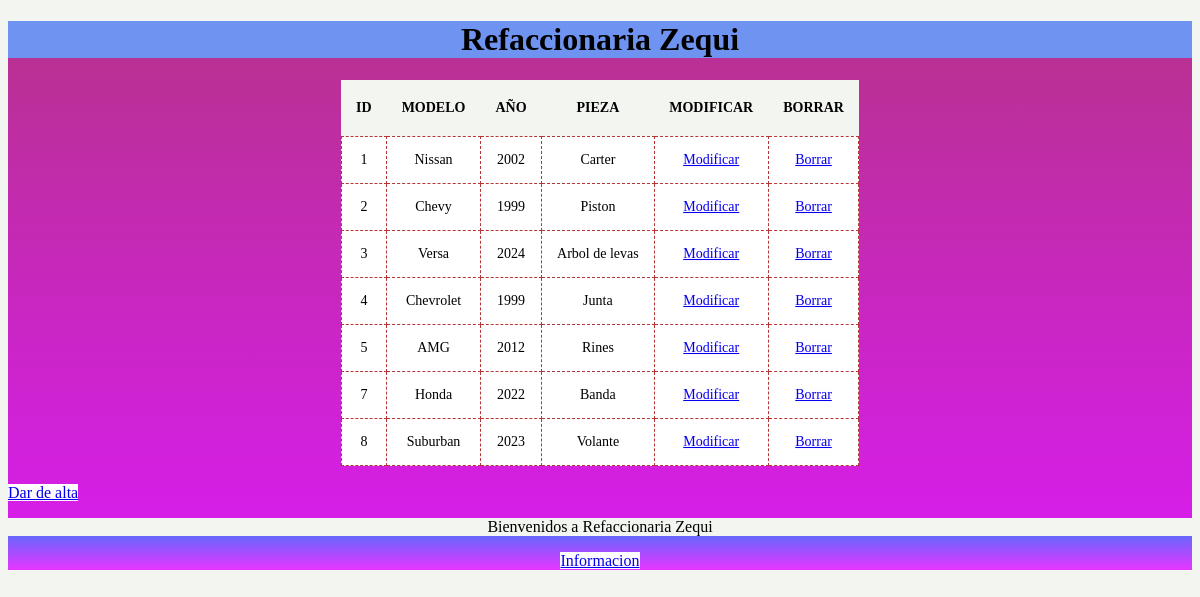
The page / on the database its author committed.
### tables this page shows
CREATE TABLE `refacciones` (
  `id` int(11) NOT NULL,
  `modelo` varchar(100) NOT NULL,
  `año` int(10) NOT NULL,
  `pieza` varchar(100) NOT NULL
);

### app/controladores/refacciones.php (called while the page is built, shortened)
<?php
class Refacciones extends Controlador{
  private $modelo;
  function __construct()
  {
    $this->modelo = $this->modelo("RefaccionesModelo");
  }
  public function index(){
    $data = $this->modelo->getRefacciones();
    $this->vista("RefaccionesVista",$data);
  }
}
?>

### app/libs/Control.php (called while the page is built, shortened)
<?php
class Control{
  protected $metodo = "index";
  function __construct(){
    $url = $this->separarURL();
    $this->controlador = new $this->controlador;
    $this->parametros = $url ? array_values($url) : [];
    call_user_func_array(
      [$this->controlador, $this->metodo],
      $this->parametros
    );
  }
  private function separarURL(){
    $url = "";
    return $url;
  }
}
?>

### public/index.php (called while the page is built, shortened)
<?php
$control = new Control();
?>

### app/libs/MySQLdb.php (called while the page is built, shortened)
<?php
class MySQLdb{
  private $host = "localhost";
  private $usuario = "root";
  private $clave = "";
  private $db = "tiendaautos";
  private $conn;
  function __construct()
  {
    $this->conn = mysqli_connect($this->host,$this->usuario,$this->clave,$this->db);
  }
  public function querySelect($sql){
    $data = array();
    $r = $this->conn->query($sql);
    while($row= mysqli_fetch_assoc($r))
      array_push($data,$row);
    return $data;
  }
}
?>

### app/modelos/RefaccionesModelo.php (called while the page is built, shortened)
<?php
class RefaccionesModelo{
  private $db;
  function __construct()
  {
    $this->db = new MySQLdb();
  }
  public function getRefacciones(){
    $data = $this->db->querySelect("SELECT * FROM refacciones");
    return $data;
  }
}
?>

### app/vistas/RefaccionesVista.php (the view, shortened to what this page needs)
<!DOCTYPE html>
<html>
<head>
  <link rel="stylesheet" type="text/css" href="<?php print RUTA_APP.'/public/css/main.css'; ?>">
  <header>
  <h1 class="titulo">Refaccionaria Zequi</h1>
    </header>
</head>
<body>
  <table class="tabla">
    <thead>
      <th>id</th>
      <th>modelo</th>
      <th>Año</th>
      <th>pieza</th>
      <th>Modificar</th>
      <th>Borrar</th>
    </thead>
    <tbody>
      <?php
      for ($i=0; $i < count($data); $i++) {
        print "<tr>";
        print "<td>".$data[$i]["id"]."</td>";
        print "<td>".$data[$i]["modelo"]."</td>";
        print "<td>".$data[$i]["año"]."</td>";
        print "<td>".$data[$i]["pieza"]."</td>";
        print "<td><a href='".RUTA_APP."refacciones/modificar/".$data[$i]["id"]."'>Modificar</a></td>";
        print "<td><a href='".RUTA_APP."refacciones/borrar/".$data[$i]["id"]."'>Borrar</a></td>";
        print "</tr>";
      }
    ?>
    </tbody>
  </table>
  <br>
  <a href='<?php print RUTA_APP."refacciones/alta/"; ?>'>Dar de alta</a>
</body>
<footer>
  <p >Bienvenidos a Refaccionaria Zequi</p>
  <a href="info.php">Informacion</a>
</footer>
</html>

### app/libs/Controlador.php (shortened to what this page needs)
<?php
class Controlador{
  public function vista($vista,$data=[]){
    if(file_exists("../app/vistas/".$vista.".php")){
      require_once("../app/vistas/".$vista.".php");
    } else {
      die("La vista no existe");
    }
  }
}
?>

### public/css/main.css (style rules this page uses)
th { padding: 20px 15px; font-weight: 700; text-transform: uppercase; color: #000000; }
table { color: rgb(213, 223, 216); font-size: 14px; table-layout: fixed; border-collapse:collapse ; text-align: center; margin-left: auto; margin-right: auto; }
tbody { cursor: pointer; }
td { padding: 15px; border-bottom: solid 1px rgba(0, 0, 0, 0.986); border: 1px dashed rgb(180, 54, 54); color: black; background-color: #ffffff; }
body { align-items: center; justify-content: center; min-width: 100vh; background:linear-gradient(#b7328d, #d91cf1) ; }
* { background-color: rgb(243, 245, 240); }
.titulo { color: rgb(0, 0, 0); text-align: center; background-color: #1c55f19c; }
footer { align-items: center; justify-content: center; min-width: 100vh; background:linear-gradient(#2481fc, #e735ff) ; text-align: center; }
a { align-items: center; justify-content: center; min-width: 100vh; background:linear-gradient(#ffffff, #fdf3ff) ; }

### rows shown on the page
refacciones: id "1", modelo "Nissan", año "2002", pieza "Carter"
refacciones: id "2", modelo "Chevy", año "1999", pieza "Piston"
refacciones: id "3", modelo "Versa", año "2024", pieza "Arbol de levas"
refacciones: id "4", modelo "Chevrolet", año "1999", pieza "Junta"
refacciones: id "5", modelo "AMG", año "2012", pieza "Rines"
refacciones: id "7", modelo "Honda", año "2022", pieza "Banda"
refacciones: id "8", modelo "Suburban", año "2023", pieza "Volante"
